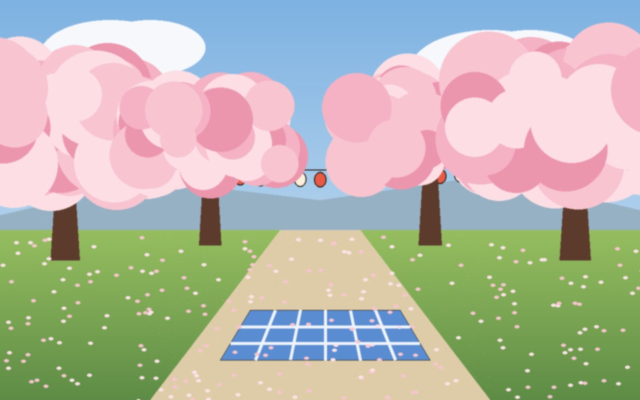
#> input picture art-src/hanami-first/raw_bg_park.png, 1280 x 800 px (shown at 1/2 size); its folder holds only this picture in this run
$ python -i pixel_quality.py   (imports and definitions only)
#> lines starting #> are read from the running program, lines starting #| are printed output that depends on the picture
### mcp-server/palettes.py
"""Curated retro pixel-art color palettes inspired by classic JRPGs and Japanese night scenes."""

from __future__ import annotations

import json
from pathlib import Path

PALETTES: dict[str, dict[str, object]] = {
    "ramen_midnight": {
        "description": "Master 24-color cozy Japanese retro adventure palette: midnight indigo, espresso outlines, warm cedar wood, lantern amber, vermilion noren, soft cream & fresh scallion green.",
        "colors": [
            "#101322",  # deep midnight ink
            "#1b223b",  # midnight navy
            "#2a3559",  # indigo mid
            "#41527d",  # slate twilight
            "#6c80ad",  # moonlight mist
            "#a7bad9",  # cool highlight
            "#241712",  # warm espresso outline (master outline!)
            "#45281c",  # dark cedar wood
            "#6e3f27",  # medium cedar wood
            "#995f39",  # warm counter oak
            "#c78b56",  # golden wood / broth light
            "#e8bc7d",  # pale noodle gold
            "#f6eed8",  # warm cream white
            "#ffe38c",  # lantern glow highlight
            "#f4a442",  # lantern amber orange
            "#d96934",  # warm burnt orange
            "#b8382c",  # vermilion noren red
            "#7a2024",  # deep crimson shadow
            "#f2c6a0",  # warm light skin
            "#d4956a",  # shaded skin
            "#a66848",  # deep skin shadow
            "#5a8c4e",  # fresh negi scallion green
            "#2f5c3a",  # deep seaweed / green shadow
            "#8f56b8",  # accent retro violet
        ],
    },
    "jp_story_master": {
        "description": "MASTER 40-color palette for all new art: the 24 ramen_midnight colors + 12 neutral greys, slate blues and earth browns (tiles, stone, wood grain, hair) extracted from the Tsuru / JLPT story art + 4 seasonal accents (sakura pinks, spring green). ramen_midnight is an exact subset, so ramen-era assets stay compliant.",
        "colors": [
            "#101322", "#1b223b", "#2a3559", "#41527d", "#6c80ad", "#a7bad9",
            "#241712", "#45281c", "#6e3f27", "#995f39", "#c78b56", "#e8bc7d",
            "#f6eed8", "#ffe38c", "#f4a442", "#d96934", "#b8382c", "#7a2024",
            "#f2c6a0", "#d4956a", "#a66848", "#5a8c4e", "#2f5c3a", "#8f56b8",
            "#100807",  # near-black warm ink
            "#595d69",  # neutral tile grey
            "#593829",  # walnut brown
            "#3a485e",  # slate shadow
            "#3a1a12",  # deep cedar
            "#a09ca6",  # pale stone grey
            "#845131",  # chestnut
            "#af7e57",  # tan wood
            "#62708a",  # rain-slate blue
            "#cda876",  # straw / tatami
            "#39373c",  # charcoal
            "#76cdd6",  # clear sky cyan
            # seasonal accents (spring / hanami scenes)
            "#fbe3e6",  # pale blossom
            "#f4b6c2",  # sakura pink
            "#e48aa0",  # deep sakura
            "#93b85a",  # spring leaf green
        ],
    },
    "midnight_tokyo": {
        "description": "Deep indigo Tokyo night sky, warm konbini amber, soft sakura pink & cream highlights.",
        "colors": [
            "#0b0e1a",  # deep night ink
            "#151b30",  # midnight navy
            "#222c4a",  # urban slate blue
            "#37476e",  # skyline mid blue
            "#5a6f9c",  # misty blue highlight
            "#9ab0d6",  # moonlight blue
            "#f5f1e6",  # warm cream white
            "#ffd875",  # warm streetlight gold
            "#f29f3d",  # konbini amber orange
            "#c95c2e",  # brick/terracotta
            "#6e2d24",  # dark wood shadow
            "#3b2421",  # deep espresso outline
            "#e86a82",  # neon sakura coral
            "#9b4dca",  # retro accent purple
            "#46b89d",  # konbini mint green
            "#226e68",  # deep teal shadow
            "#f5cba7",  # light skin tone
            "#d99b72",  # shaded skin tone
            "#8c5a3c",  # brown hair / counter wood
            "#4d3326",  # dark hair / shadow
        ],
    },
    "konbini_warm": {
        "description": "Cozy late-night convenience store interior: warm wood, fluorescent white, mint & salmon tones.",
        "colors": [
            "#12131c",
            "#24283b",
            "#3c4563",
            "#6a7799",
            "#b8c2d9",
            "#faf6eb",
            "#ffe699",
            "#f4a261",
            "#e76f51",
            "#a83c32",
            "#5e2c25",
            "#2a9d8f",
            "#70d6b8",
            "#1d5c57",
            "#f2c6a0",
            "#d4956a",
            "#7a4b32",
            "#3d251b",
            "#8f5be8",
            "#e87ea1",
        ],
    },
    "kyoto_autumn": {
        "description": "Traditional Kyoto wooden streets, vermilion torii gates, maple red and twilight blue.",
        "colors": [
            "#141019",
            "#291f33",
            "#483a59",
            "#7a6b8c",
            "#c7bdd4",
            "#f7f2e7",
            "#f2d08a",
            "#e69138",
            "#c9452c",
            "#8a2420",
            "#4a1619",
            "#7d5a3c",
            "#4f3524",
            "#2b1b14",
            "#698c4f",
            "#3a5732",
            "#f0c29e",
            "#cf9069",
        ],
    },
    "snes_rpg": {
        "description": "Classic 16-bit Japanese RPG balanced 24-color palette.",
        "colors": [
            "#0f0f1b",
            "#262b44",
            "#3a4466",
            "#5a6988",
            "#8b9bb4",
            "#c0cbdc",
            "#ffffff",
            "#ff0044",
            "#a22633",
            "#e43b44",
            "#f77622",
            "#feae34",
            "#fee761",
            "#63c74d",
            "#3e8948",
            "#265c42",
            "#193c3e",
            "#0099db",
            "#124e89",
            "#68386c",
            "#b55088",
            "#f6757a",
            "#e8b796",
            "#c28569",
        ],
    },
}


CUSTOM_PALETTES_FILE = Path(__file__).with_name("palettes_custom.json")


def _load_custom() -> None:
    """Palettes created with pixellab_extract_palette(save_as=...) live in palettes_custom.json."""
    if CUSTOM_PALETTES_FILE.exists():
        for name, info in json.loads(CUSTOM_PALETTES_FILE.read_text(encoding="utf-8")).items():
            PALETTES.setdefault(name, info)


# [29 lines left out: functions save_custom_palette, _custom_names, hex_to_rgb, get_palette_rgb, not called in this run]


_load_custom()
#> (reads mcp-server/palettes_custom.json from the repository)

### mcp-server/pixel_quality.py
"""Mini-PixelLab quality passes (Step 1).

1. Pseudo-pixel grid detection: AI "pixel art" images are drawn with big fake pixels whose size is
   rarely an integer (e.g. 7.6 px) and whose grid starts at an arbitrary offset. Resizing such an
   image straight to a target size cuts across those fake pixels (broken / doubled 1px lines).
   `detect_pixel_grid` measures the real pitch + offset from edge statistics, and `depixelize`
   rebuilds the true low-resolution image (one output pixel per fake pixel).
2. Cleanup passes for sprites: despeckle (noise specks), outline enforcement (Art Bible outline
   colour), pixel-perfect outlines (remove L-shaped double corners), colour-count limit.
3. Palette extraction: greedy extension of a base palette (mood palettes), and `build_story_palette`
   (one palette per story / series from its own processed art, saturated accents kept).
"""

from __future__ import annotations

from dataclasses import asdict, dataclass
from pathlib import Path
from typing import Any

import numpy as np
from PIL import Image

from palettes import hex_to_rgb
from pixel_processor import nearest_palette_indices, srgb_to_oklab

# ---------------------------------------------------------------------------------------------
# 1. Pixel grid detection / depixelize
# ---------------------------------------------------------------------------------------------


@dataclass
class GridAxis:
    pitch: float  # source pixels per fake pixel
    offset: float  # position of the first cell boundary (0 <= offset < pitch)
    contrast: float  # edge energy on grid lines / edge energy inside cells (pixel art >> 1)
    confidence: float  # 0..1 derived from contrast
    line_share: float = 0.0  # share of ALL edge energy that lies on the grid lines (pixel art ~1)


MIN_CONTRAST = 3.0
MIN_LINE_SHARE = 0.40  # true grids: 0.5-0.7 even with JPEG noise; wrong grids ~0.2


def _line_share(profile: np.ndarray, pitch: float, offset: float) -> float:
    """Fraction of the total edge energy located within 1px of the grid lines."""
    n = len(profile)
    pos = np.arange(n, dtype=np.float64)
    dist = np.abs(((pos - offset + pitch / 2) % pitch) - pitch / 2)
    total = profile.sum()
    return float(profile[dist <= 1.0].sum() / total) if total > 0 else 0.0


def _edge_profile(arr: np.ndarray, axis: int) -> np.ndarray:
    """Mean colour change between neighbouring columns (axis=1) or rows (axis=0)."""
    a = arr.astype(np.float64)
    d = np.abs(np.diff(a, axis=axis)).sum(axis=2)  # (h, w-1) or (h-1, w)
    prof = d.mean(axis=0 if axis == 1 else 1)
    # boundary index b means "a new cell starts at pixel b": diff index i sits at boundary i+1
    return np.concatenate([[0.0], prof])


def _boundary_contrast(profile: np.ndarray, pitch: float, offset: float) -> float:
    """How much more the image changes ON the grid lines than INSIDE the cells.

    Real pixel art is flat inside every fake pixel, so the ratio is large (often > 10).
    Smooth illustrations and photos change everywhere (ratio ~1); JPEG 8x8 blocking only
    nudges it to ~1.5-2, so it is no longer mistaken for pixel art.
    """
    n = len(profile)
    k = np.arange(int(np.ceil((n - offset) / pitch)) + 1)
    bounds = offset + k * pitch
    bounds = bounds[(bounds >= 1) & (bounds < n - 1)]
    if len(bounds) < 3:
        return 0.0
    idx = np.round(bounds).astype(int)
    on_line = np.maximum.reduce([profile[np.clip(idx + d, 0, n - 1)] for d in (-1, 0, 1)])
    pos = np.arange(n, dtype=np.float64)
    dist = np.abs(((pos - offset + pitch / 2) % pitch) - pitch / 2)
    inside = profile[(dist >= 1.5) & (pos > 0)]
    if len(inside) == 0:
        return 0.0
    return float(on_line.mean() / (inside.mean() + 1e-6))


def _line_energy(
    profile: np.ndarray, pitch: float, offset: float, *, skip_every: int = 0, skip_phase: int = 0
) -> float:
    """Mean edge energy on grid lines (optionally skipping every `skip_every`-th line)."""
    n = len(profile)
    k = np.arange(int(np.ceil((n - offset) / pitch)) + 1)
    if skip_every:
        k = k[(k - skip_phase) % skip_every != 0]
    b = offset + k * pitch
    keep = (b >= 1) & (b < n - 1)
    if not keep.any():
        return 0.0
    idx = np.round(b[keep]).astype(int)
    return float(np.maximum.reduce([profile[np.clip(idx + d, 0, n - 1)] for d in (-1, 0, 1)]).mean())


def _axis_candidates(profile: np.ndarray, min_pitch: float, max_pitch: float) -> list[tuple[float, float, float]]:
    """(pitch, offset, contrast) for the strongest periodicities of one axis."""
    n = len(profile)
    x = np.arange(n, dtype=np.float64)
    p = profile - np.convolve(profile, np.ones(9) / 9, mode="same")  # remove slow trends
    p = np.clip(p, 0, None)
    total = p.sum() or 1.0
    pitches = np.arange(min_pitch, min(max_pitch, n / 3) + 1e-9, 0.01)
    if len(pitches) == 0:
        return [(1.0, 0.0, 0.0)]
    phases = np.exp(-2j * np.pi * x[None, :] / pitches[:, None])
    coefs = phases @ p
    scores = np.abs(coefs) / total
    peaks = [i for i in range(len(scores))
             if (i == 0 or scores[i] >= scores[i - 1]) and (i == len(scores) - 1 or scores[i] >= scores[i + 1])]
    peaks = sorted(peaks, key=lambda i: -scores[i])[:16]
    out = []
    for i in peaks:
        pitch = float(pitches[i])
        offset = float((-np.angle(coefs[i]) / (2 * np.pi) * pitch) % pitch)
        out.append((pitch, offset, _boundary_contrast(profile, pitch, offset)))
    return out


def _promote_harmonic(profile: np.ndarray, cand: tuple[float, float, float], max_pitch: float) -> tuple[float, float, float]:
    """If only every m-th line of `cand` carries edges, the real pixel is m times bigger."""
    pitch, offset, contrast = cand
    n = len(profile)
    for m in (4, 3, 2):
        big = pitch * m
        if big > min(max_pitch, n / 3):
            continue
        for j in range(m):
            on = _line_energy(profile, big, (offset + j * pitch) % big)
            between = _line_energy(profile, pitch, offset, skip_every=m, skip_phase=j)
            if on > 0 and between < 0.3 * on:
                off_big = (offset + j * pitch) % big
                c = _boundary_contrast(profile, big, off_big)
                if c >= MIN_CONTRAST:
                    return big, off_big, c
    return cand


def _axis(cand: tuple[float, float, float], profile: np.ndarray) -> GridAxis:
    pitch, offset, contrast = cand
    conf = float(np.clip((contrast - 1.0) / 9.0, 0.0, 1.0))
    return GridAxis(pitch=round(pitch, 3), offset=round(offset, 3), contrast=round(contrast, 2),
                    confidence=round(conf, 3), line_share=round(_line_share(profile, pitch, offset), 3))


def detect_pixel_grid(
    img: Image.Image, *, min_pitch: float = 3.0, max_pitch: float = 48.0
) -> dict[str, Any]:
    """Estimate the pseudo-pixel grid of an AI pixel-art image (pitch + offset per axis)."""
    rgb = np.array(img.convert("RGB"))
    px_prof, py_prof = _edge_profile(rgb, axis=1), _edge_profile(rgb, axis=0)
    cx = _axis_candidates(px_prof, min_pitch, max_pitch)
    cy = _axis_candidates(py_prof, min_pitch, max_pitch)
    # Fake pixels are square: pick the best-supported (x, y) pair with matching pitch.
    pairs = [(a, b) for a in cx for b in cy if abs(a[0] - b[0]) <= 0.03 * max(a[0], b[0])]
    if pairs:
        bx, by = max(pairs, key=lambda ab: min(ab[0][2], ab[1][2]))
    else:
        bx, by = max(cx, key=lambda e: e[2]), max(cy, key=lambda e: e[2])
    gx = _axis(_promote_harmonic(px_prof, bx, max_pitch), px_prof)
    gy = _axis(_promote_harmonic(py_prof, by, max_pitch), py_prof)
    conf = min(gx.confidence, gy.confidence)
    return {
        "x": asdict(gx),
        "y": asdict(gy),
        "confidence": conf,
        "is_pixel_art": bool(
            gx.contrast >= MIN_CONTRAST and gy.contrast >= MIN_CONTRAST
            and gx.line_share >= MIN_LINE_SHARE and gy.line_share >= MIN_LINE_SHARE
            and min(gx.pitch, gy.pitch) >= 3.0
        ),
        "native_size": [
            len(_cell_edges(rgb.shape[1], gx.pitch, gx.offset)),
            len(_cell_edges(rgb.shape[0], gy.pitch, gy.offset)),
        ],
    }


def _cell_edges(length: int, pitch: float, offset: float) -> list[tuple[int, int]]:
    """[start, end) of every complete cell, shrunk 25% per side to avoid blurry borders."""
    cells = []
    # a boundary detected just below `pitch` really sits at ~0: start one cell earlier
    start = offset - pitch if offset > pitch - 0.6 else offset
    while start + pitch <= length + 0.25 * pitch:
        a = start + 0.25 * pitch
        b = start + 0.75 * pitch
        lo, hi = int(np.floor(a)), int(np.ceil(b))
        cells.append((max(0, lo), min(length, max(lo + 1, hi))))
        start += pitch
    return cells


MAX_FIT_ERROR = 0.03  # true grids ~0.01 even with JPEG noise; a 2x-6x too coarse grid >= 0.037


def depixelize_image(img: Image.Image, grid: dict[str, Any] | None = None) -> tuple[Image.Image, dict[str, Any]]:
    """Rebuild the true low-res image: one output pixel per detected fake pixel (median colour).

    Also measures `fit_error`: mean colour deviation inside the cells (0 = perfectly flat cells).
    A wrong grid (e.g. a screenshot of a game scaled by a non-integer factor) leaves real detail
    inside the cells and scores high; pipelines only apply the grid when fit_error <= 0.03.
    """
    grid = dict(grid or detect_pixel_grid(img))
    rgba = np.array(img.convert("RGBA"))
    h, w = rgba.shape[:2]
    xs = _cell_edges(w, grid["x"]["pitch"], grid["x"]["offset"])
    ys = _cell_edges(h, grid["y"]["pitch"], grid["y"]["offset"])
    out = np.zeros((len(ys), len(xs), 4), dtype=np.uint8)
    devs = []
    for j, (y0, y1) in enumerate(ys):
        for i, (x0, x1) in enumerate(xs):
            cell = rgba[y0:y1, x0:x1].reshape(-1, 4)
            opaque = cell[cell[:, 3] >= 128]
            if len(opaque) * 2 < len(cell):
                continue
            med = np.median(opaque[:, :3], axis=0)
            devs.append(float(np.abs(opaque[:, :3].astype(np.float64) - med).mean()) / 255.0)
            out[j, i, :3] = med.astype(np.uint8)
            out[j, i, 3] = 255
    grid["fit_error"] = round(float(np.mean(devs)) if devs else 1.0, 4)
    grid["fits"] = bool(grid.get("is_pixel_art", True) and grid["fit_error"] <= MAX_FIT_ERROR)
    return Image.fromarray(out, "RGBA"), grid


# ---------------------------------------------------------------------------------------------
# 2. Cleanup passes
# ---------------------------------------------------------------------------------------------

_N4 = ((-1, 0), (1, 0), (0, -1), (0, 1))
_N8 = _N4 + ((-1, -1), (-1, 1), (1, -1), (1, 1))


# [4 lines left out: function _key, not called in this run]


def _neighbors(k: np.ndarray, y: int, x: int, offsets) -> list[int]:
    h, w = k.shape
    return [int(k[y + dy, x + dx]) for dy, dx in offsets if 0 <= y + dy < h and 0 <= x + dx < w]


def _rgb_of(key: int) -> tuple[int, int, int]:
    return ((key >> 16) & 255, (key >> 8) & 255, key & 255)


# [378 lines left out: functions _set, quality_metrics, despeckle, enforce_outline, pixel_perfect_outline, limit_colors and 4 more, not called in this run]

>>> from PIL import Image
>>> picture = Image.open('../art-src/hanami-first/raw_bg_park.png')
#> picture is the input picture: PIL image 1280x800 RGB; mean R, G, B 183.2, 183.4, 170.6
>>> result = depixelize_image(picture)
#> in _edge_profile, `d = np.abs(np.diff(a, axis=axis)).sum(axis=2)`:
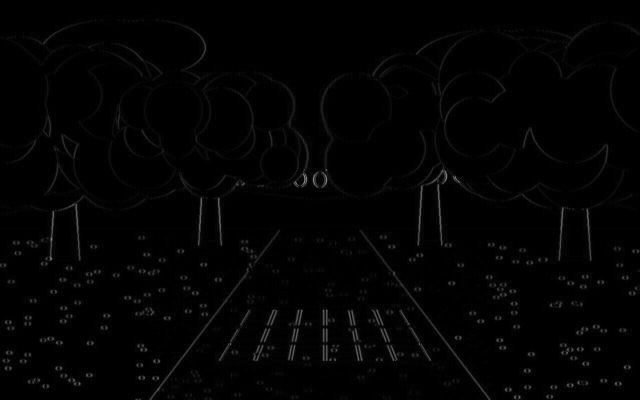
#> d: shape (800, 1279) float64 (shown at 1/2 size); min 0, max 166, mean 2.9
#> in _edge_profile, `prof = d.mean(axis=0 if axis == 1 else 1)`: prof = 1279 values, max 16.47 at index 653, min 0.544 at index 1218, mean 2.86
#> call 2 of _edge_profile, with axis = 0
#> in _edge_profile (call 2), `d = np.abs(np.diff(a, axis=axis)).sum(axis=2)`:
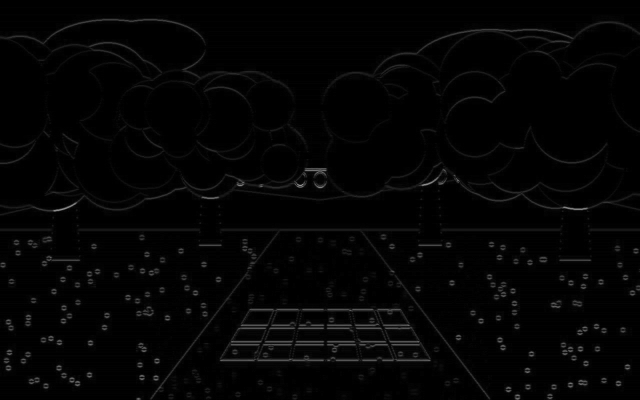
#> d: shape (799, 1280) float64 (shown at 1/2 size); min 0, max 167, mean 4
#> in _edge_profile (call 2), `prof = d.mean(axis=0 if axis == 1 else 1)`: prof = 799 values, max 28.63 at index 683, min 0 at index 0, mean 4.04
#> in detect_pixel_grid, `px_prof, py_prof = _edge_profile(rgb, axis=1), _edge_profile(rgb, axis..`: px_prof = 1280 values, max 16.47 at index 654, min 0 at index 0, mean 2.86; py_prof = 800 values, max 28.63 at index 684, min 0 at index 0, mean 4.04
#> in _axis_candidates, `n = len(profile)`: n = 1280
#> in _axis_candidates, `p = profile - np.convolve(profile, np.ones(9) / 9, mode="same")`: p = 1280 values, max 7.81 at index 654, min -5.52 at index 651, mean 0.00135
#> in _axis_candidates, `p = np.clip(p, 0, None)`: p = 1280 values, max 7.81 at index 654, min 0 at index 0, mean 0.239
#> in _axis_candidates, `total = p.sum() or 1.0`: total = 305.5
#> in _axis_candidates, `scores = np.abs(coefs) / total`: scores = 4501 values, max 0.347 at index 500, min 0.000421 at index 1145, mean 0.0779
#> in _axis_candidates, `peaks = [i for i in range(len(scores)) if (i == 0 or scores[i] >= scor..`: peaks = 183 values from 0 to 4500
#> in _axis_candidates, `peaks = sorted(peaks, key=lambda i: -scores[i])[:16]`: peaks = [500, 100, 721, 1592, 1456, 1038, 2803, 574, 601, 1113, 3989, 20, 346, 764, 635, 362]
#> the loop in _axis_candidates, `for i in peaks:` made 16 passes
#> (i, pitch, offset) on passes 1 to 12: (500, 8, 0.015), (100, 4, 3.98), (721, 10.21, 2.1), (1592, 18.92, 6.67), (1456, 17.56, 17.19), (1038, 13.38, 11.31), (2803, 31.03, 1.53), (574, 8.74, 0.132), (601, 9.01, 5.49), (1113, 14.13, 4.27), (3989, 42.89, 16.2), (20, 3.2, 0.124)
#> after the loop in _axis_candidates, `for i in peaks:`: out = 16 items, first 6: (8, 0.015, 1.32), (4, 3.98, 1.14), (10.21, 2.1, 1.23), (18.92, 6.67, 1.28), (17.56, 17.19, 1.37), (13.38, 11.31, 1.31)
#> in detect_pixel_grid, `cx = _axis_candidates(px_prof, min_pitch, max_pitch)`: cx has the same summary as out in _axis_candidates
#> the loop in _axis_candidates (call 2), `for i in peaks:` made 16 passes
#> (i, pitch, offset) on passes 1 to 12: (2956, 32.56, 3.29), (336, 6.36, 2.64), (3551, 38.51, 33.47), (1304, 16.04, 13.02), (1347, 16.47, 12.19), (467, 7.67, 7.33), (701, 10.01, 0.111), (242, 5.42, 0.955), (234, 5.34, 0.243), (749, 10.49, 9.23), (502, 8.02, 0.274), (1443, 17.43, 7.62)
#> in detect_pixel_grid, `cy = _axis_candidates(py_prof, min_pitch, max_pitch)`: cy = 16 items, first 6: (32.56, 3.29, 1.57), (6.36, 2.64, 1.39), (38.51, 33.47, 1.76), (16.04, 13.02, 1.35), (16.47, 12.19, 1.43), (7.67, 7.33, 1.43)
#> in detect_pixel_grid, `pairs = [(a, b) for a in cx for b in cy if abs(a[0] - b[0]) <= 0.03 * ..`: pairs = 11 items
#> in detect_pixel_grid, `bx, by = max(pairs, key=lambda ab: min(ab[0][2], ab[1][2]))`: bx = (17.56, 17.19, 1.37); by = (17.43, 7.62, 1.44)
#> in _promote_harmonic, `pitch, offset, contrast = cand`: pitch = 17.56; offset = 17.19; contrast = 1.37
#> in _promote_harmonic, `n = len(profile)`: n = 1280
#> the loop in _promote_harmonic, `for m in (4, 3, 2):` made 3 passes
#> big on passes 1 to 2: 70.24, 52.68
#> big on pass 3: 35.12
#> in _axis, `pitch, offset, contrast = cand`: pitch = 17.56; offset = 17.19; contrast = 1.37
#> in _axis, `conf = float(np.clip((contrast - 1.0) / 9.0, 0.0, 1.0))`: conf = 0.0406
#> in _line_share, `n = len(profile)`: n = 1280
#> in _line_share, `dist = np.abs(((pos - offset + pitch / 2) % pitch) - pitch / 2)`: dist = 1280 values, max 8.77 at index 1062, min 0.00895 at index 105, mean 4.39
#> in _line_share, `total = profile.sum()`: total = 3663.1
#> the loop in _promote_harmonic (call 2), `for m in (4, 3, 2):` made 3 passes
#> big on passes 1 to 2: 69.72, 52.29
#> big on pass 3: 34.86
#> in detect_pixel_grid, `conf = min(gx.confidence, gy.confidence)`: conf = 0.041
#> in depixelize_image, `grid = dict(grid or detect_pixel_grid(img))`: grid = 5 items
#> in depixelize_image, `xs = _cell_edges(w, grid["x"]["pitch"], grid["x"]["offset"])`: xs = 73 pairs, first value 4 to 1268, second value 13 to 1278
#> in depixelize_image, `ys = _cell_edges(h, grid["y"]["pitch"], grid["y"]["offset"])`: ys = 45 pairs, first value 11 to 778, second value 21 to 788
#> in depixelize_image, `out = np.zeros((len(ys), len(xs), 4), dtype=np.uint8)`: out: shape (45, 73, 4); every value is 0
#> the loop in depixelize_image, `for j, (y0, y1) in enumerate(ys):` made 45 passes
#> (y0, y1) on passes 1 to 12: (11, 21), (29, 39), (46, 56), (64, 73), (81, 91), (99, 108), (116, 126), (133, 143), (151, 161), (168, 178), (186, 195), (203, 213)
#> after the loop in depixelize_image, `for j, (y0, y1) in enumerate(ys):`:
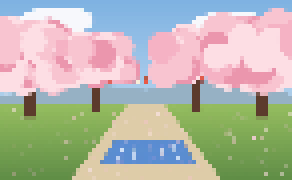
#> out: shape (45, 73, 4) (shown 4 times larger); mean of channels 0, 1, 2, 3 182.6, 182.9, 169.9, 255; drawn as R, G, B
#> after the loop in depixelize_image, `for j, (y0, y1) in enumerate(ys):`: devs = 3285 values, max 0.261 at index 1686, min 0 at index 146, mean 0.0114
